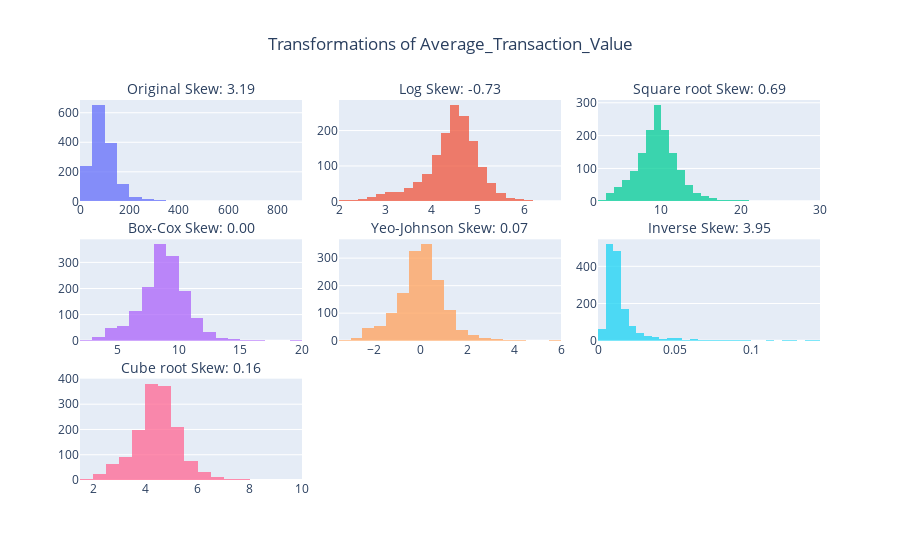

The cell this chart's notebook holds for it:
### Code cell
avg_transaction_transformed_result = apply_transformations(features_by_customer["Average_Transaction_Value"])
visualize_transformations_plotly(avg_transaction_transformed_result, "Average_Transaction_Value")

### Figure 1 — Plotly figure (JSON) as saved in the notebook; plotly's stock layout.template omitted (floating-point values rounded to 4 significant figures; data arrays with more than 128 entries replaced by an {"elided": "..."} marker saying what was removed)
{"data": [{"name": "Original", "nbinsx": 30, "opacity": 0.75, "type": "histogram", "x": {"elided": "1468 float values"}, "xaxis": "x", "yaxis": "y"}, {"name": "Log", "nbinsx": 30, "opacity": 0.75, "type": "histogram", "x": {"elided": "1468 float values"}, "xaxis": "x2", "yaxis": "y2"}, {"name": "Square root", "nbinsx": 30, "opacity": 0.75, "type": "histogram", "x": {"elided": "1468 float values"}, "xaxis": "x3", "yaxis": "y3"}, {"name": "Box-Cox", "nbinsx": 30, "opacity": 0.75, "type": "histogram", "x": {"elided": "1468 float values"}, "xaxis": "x4", "yaxis": "y4"}, {"name": "Yeo-Johnson", "nbinsx": 30, "opacity": 0.75, "type": "histogram", "x": {"elided": "1468 float values"}, "xaxis": "x5", "yaxis": "y5"}, {"name": "Inverse", "nbinsx": 30, "opacity": 0.75, "type": "histogram", "x": {"elided": "1468 float values"}, "xaxis": "x6", "yaxis": "y6"}, {"name": "Cube root", "nbinsx": 30, "opacity": 0.75, "type": "histogram", "x": {"elided": "1468 float values"}, "xaxis": "x7", "yaxis": "y7"}], "layout": {"annotations": [{"font": {"size": 14}, "showarrow": false, "text": "Original\nSkew: 3.19", "x": 0.15, "xanchor": "center", "xref": "paper", "y": 1, "yanchor": "bottom", "yref": "paper"}, {"font": {"size": 14}, "showarrow": false, "text": "Log\nSkew: -0.73", "x": 0.5, "xanchor": "center", "xref": "paper", "y": 1, "yanchor": "bottom", "yref": "paper"}, {"font": {"size": 14}, "showarrow": false, "text": "Square root\nSkew: 0.69", "x": 0.85, "xanchor": "center", "xref": "paper", "y": 1, "yanchor": "bottom", "yref": "paper"}, {"font": {"size": 14}, "showarrow": false, "text": "Box-Cox\nSkew: 0.00", "x": 0.15, "xanchor": "center", "xref": "paper", "y": 0.6333, "yanchor": "bottom", "yref": "paper"}, {"font": {"size": 14}, "showarrow": false, "text": "Yeo-Johnson\nSkew: 0.07", "x": 0.5, "xanchor": "center", "xref": "paper", "y": 0.6333, "yanchor": "bottom", "yref": "paper"}, {"font": {"size": 14}, "showarrow": false, "text": "Inverse\nSkew: 3.95", "x": 0.85, "xanchor": "center", "xref": "paper", "y": 0.6333, "yanchor": "bottom", "yref": "paper"}, {"font": {"size": 14}, "showarrow": false, "text": "Cube root\nSkew: 0.16", "x": 0.15, "xanchor": "center", "xref": "paper", "y": 0.2667, "yanchor": "bottom", "yref": "paper"}], "autosize": true, "showlegend": false, "title": {"text": "Transformations of Average_Transaction_Value", "x": 0.5}, "xaxis": {"anchor": "y", "autorange": true, "domain": [0, 0.3], "range": [0, 900], "type": "linear"}, "xaxis2": {"anchor": "y2", "autorange": true, "domain": [0.35, 0.65], "range": [2.0, 6.8], "type": "linear"}, "xaxis3": {"anchor": "y3", "autorange": true, "domain": [0.7, 1], "range": [2, 30], "type": "linear"}, "xaxis4": {"anchor": "y4", "autorange": true, "domain": [0, 0.3], "range": [2, 20], "type": "linear"}, "xaxis5": {"anchor": "y5", "autorange": true, "domain": [0.35, 0.65], "range": [-3.5, 6], "type": "linear"}, "xaxis6": {"anchor": "y6", "autorange": true, "domain": [0.7, 1], "range": [4.77e-18, 0.145], "type": "linear"}, "xaxis7": {"anchor": "y7", "autorange": true, "domain": [0, 0.3], "range": [1.5, 10], "type": "linear"}, "xaxis8": {"anchor": "y8", "domain": [0.35, 0.65]}, "xaxis9": {"anchor": "y9", "domain": [0.7, 1]}, "yaxis": {"anchor": "x", "autorange": true, "domain": [0.7333, 1], "range": [0, 686.3]}, "yaxis2": {"anchor": "x2", "autorange": true, "domain": [0.7333, 1], "range": [0, 286.3]}, "yaxis3": {"anchor": "x3", "autorange": true, "domain": [0.7333, 1], "range": [0, 308.4]}, "yaxis4": {"anchor": "x4", "autorange": true, "domain": [0.3667, 0.6333], "range": [0, 388.4]}, "yaxis5": {"anchor": "x5", "autorange": true, "domain": [0.3667, 0.6333], "range": [0, 368.4]}, "yaxis6": {"anchor": "x6", "autorange": true, "domain": [0.3667, 0.6333], "range": [0, 545.3]}, "yaxis7": {"anchor": "x7", "autorange": true, "domain": [0, 0.2667], "range": [0, 401.1]}, "yaxis8": {"anchor": "x8", "domain": [0, 0.2667]}, "yaxis9": {"anchor": "x9", "domain": [0, 0.2667]}}}
